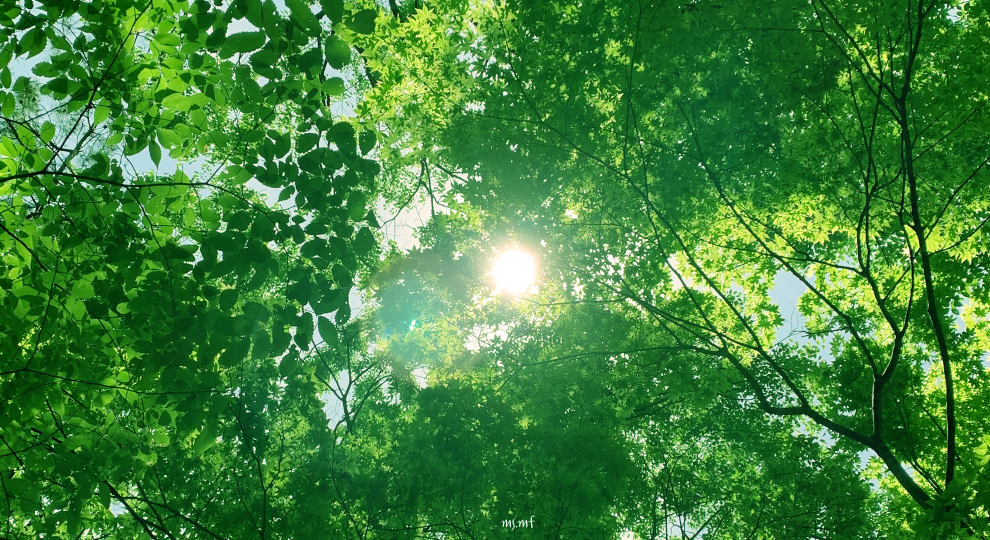
#> input picture 11week/G.png, 1980 x 1080 px, given in place of G.png.png, which was not available (shown at 1/2 size)
$ python Chromakey_cam.py
#> lines starting #> are read from the running program, lines starting #| are printed output that depends on the picture; pictures that were not available may be replaced by others from this repository, and a replacement may not be noted
import cv2
import numpy as np

W=320
H=240

bimg_name = input("Enter background image name : ")
#> the answer given: G.png
bimg = cv2.imread(bimg_name + ".png")
#> bimg is the input picture: shape (1080, 1980, 3); mean B, G, R 57.7, 128.4, 63.1
bimg = cv2.resize(bimg, (W,H))
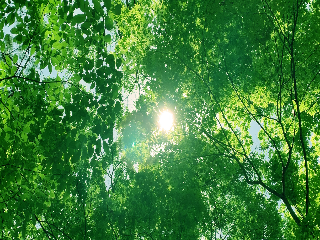
#> bimg: shape (240, 320, 3); mean B, G, R 57.5, 128.2, 62.9
bb, bg, br = cv2.split(bimg)
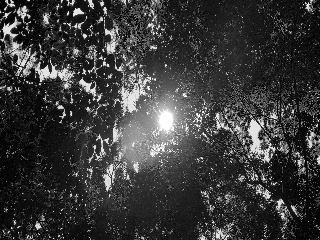
#> bb: shape (240, 320); min 0, max 255, mean 57.5
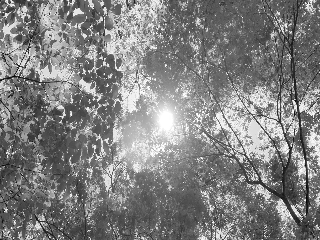
#> bg: shape (240, 320); min 1, max 255, mean 128.2
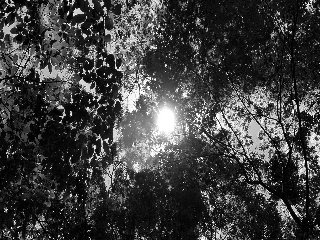
#> br: shape (240, 320); min 0, max 255, mean 62.9

cap = cv2.VideoCapture(0, cv2.CAP_MSMF)
cap.set(cv2.CAP_PROP_FRAME_WIDTH, W)
cap.set(cv2.CAP_PROP_FRAME_HEIGHT, H)

while True :
	ret, img = cap.read()
	if ret:
		b, g, r = cv2.split(img)
		for y in range(H):
			for x in range(W):
				if g.item(y,x)>120 and b.item(y,x)>120 and r.item(y,x)>120:
					b.itemset(y,x,bb.item(y,x))
					g.itemset(y,x,bg.item(y,x))
					r.itemset(y,x,br.item(y,x))
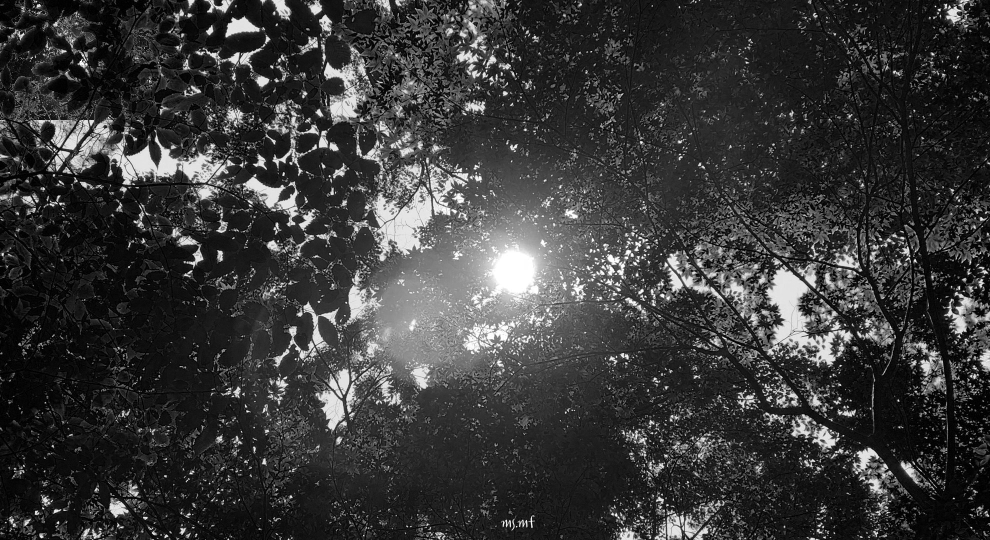
#> b: shape (1080, 1980) (shown at 1/2 size); min 0, max 255, mean 56.7
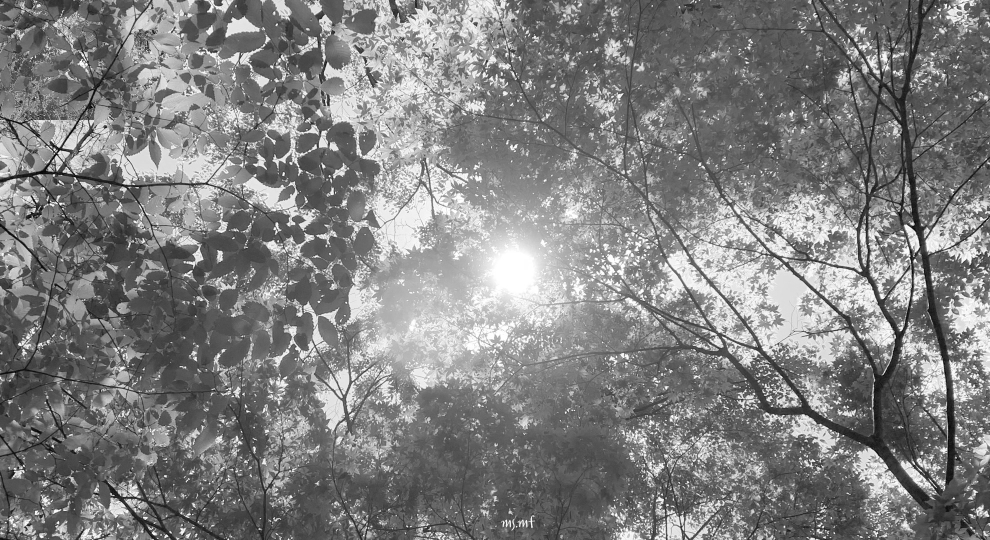
#> g: shape (1080, 1980) (shown at 1/2 size); min 0, max 255, mean 127.8
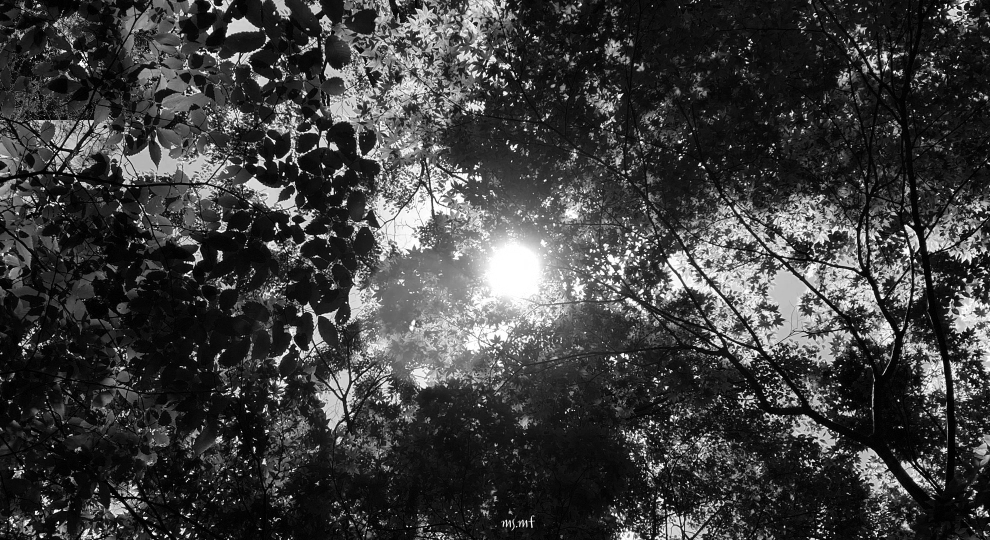
#> r: shape (1080, 1980) (shown at 1/2 size); min 0, max 255, mean 62.2

		timg = cv2.merge((b,g,r))
#> (the run stopped early here; a loop or call above may not have finished)
